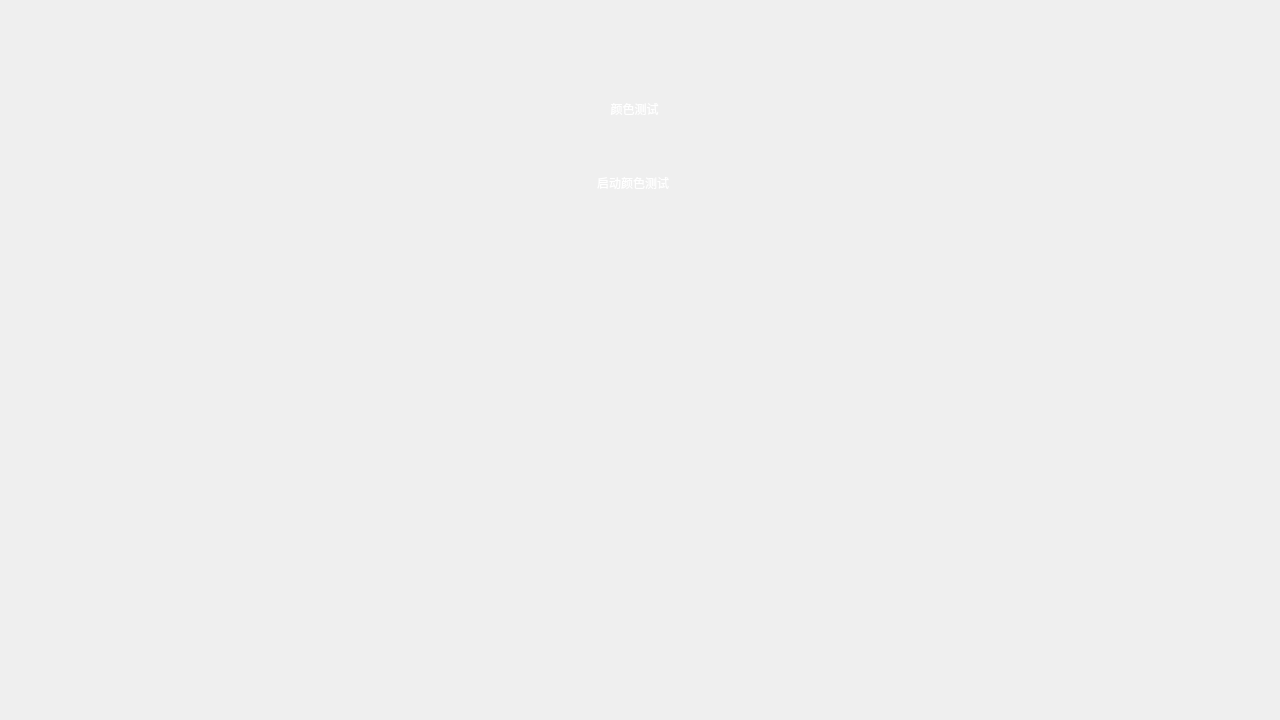
<?xml version="1.0" encoding="UTF-8"?>
<ui version="4.0">
 <class>ColorTest</class>
 <widget class="QWidget" name="ColorTest">
  <property name="geometry">
   <rect>
    <x>0</x>
    <y>0</y>
    <width>1280</width>
    <height>720</height>
   </rect>
  </property>
  <property name="minimumSize">
   <size>
    <width>1280</width>
    <height>720</height>
   </size>
  </property>
  <property name="maximumSize">
   <size>
    <width>1280</width>
    <height>720</height>
   </size>
  </property>
  <property name="windowTitle">
   <string>Form</string>
  </property>
  <property name="styleSheet">
   <string notr="true"/>
  </property>
  <widget class="QLabel" name="label">
   <property name="geometry">
    <rect>
     <x>0</x>
     <y>0</y>
     <width>1280</width>
     <height>720</height>
    </rect>
   </property>
   <property name="styleSheet">
    <string notr="true">background-image: url(:/image/main_menu/background2.png);</string>
   </property>
   <property name="text">
    <string/>
   </property>
  </widget>
  <widget class="QLabel" name="label_11">
   <property name="geometry">
    <rect>
     <x>210</x>
     <y>80</y>
     <width>849</width>
     <height>58</height>
    </rect>
   </property>
   <property name="styleSheet">
    <string notr="true">background:transparent;
color: rgb(255, 255, 255);
background-image: url(:/image/FM/biaoti.png);</string>
   </property>
   <property name="text">
    <string>颜色测试</string>
   </property>
   <property name="alignment">
    <set>Qt::AlignCenter</set>
   </property>
  </widget>
  <widget class="QLabel" name="label_15">
   <property name="geometry">
    <rect>
     <x>1180</x>
     <y>20</y>
     <width>15</width>
     <height>22</height>
    </rect>
   </property>
   <property name="styleSheet">
    <string notr="true">background:transparent;
background-image: url(:/image/main_menu/bt_down.png);</string>
   </property>
   <property name="text">
    <string/>
   </property>
  </widget>
  <widget class="QLabel" name="label_13">
   <property name="geometry">
    <rect>
     <x>1220</x>
     <y>20</y>
     <width>21</width>
     <height>22</height>
    </rect>
   </property>
   <property name="styleSheet">
    <string notr="true">background:transparent;
background-image: url(:/image/main_menu/4g.png);</string>
   </property>
   <property name="text">
    <string/>
   </property>
  </widget>
  <widget class="QPushButton" name="close_Btn">
   <property name="geometry">
    <rect>
     <x>40</x>
     <y>80</y>
     <width>116</width>
     <height>58</height>
    </rect>
   </property>
   <property name="minimumSize">
    <size>
     <width>116</width>
     <height>58</height>
    </size>
   </property>
   <property name="maximumSize">
    <size>
     <width>116</width>
     <height>58</height>
    </size>
   </property>
   <property name="styleSheet">
    <string notr="true">background:transparent;outline:none;border:0px;
background-image: url(:/image/FM/close_btn.png);</string>
   </property>
   <property name="text">
    <string/>
   </property>
  </widget>
  <widget class="QLabel" name="time_dis_lab">
   <property name="geometry">
    <rect>
     <x>0</x>
     <y>0</y>
     <width>211</width>
     <height>61</height>
    </rect>
   </property>
   <property name="font">
    <font>
     <family>Ubuntu Mono</family>
     <pointsize>8</pointsize>
     <weight>75</weight>
     <italic>false</italic>
     <bold>true</bold>
    </font>
   </property>
   <property name="styleSheet">
    <string notr="true">background:transparent;
color: rgb(255, 255, 255);</string>
   </property>
   <property name="text">
    <string/>
   </property>
   <property name="alignment">
    <set>Qt::AlignCenter</set>
   </property>
  </widget>
  <widget class="QLabel" name="label_14">
   <property name="geometry">
    <rect>
     <x>1120</x>
     <y>20</y>
     <width>32</width>
     <height>23</height>
    </rect>
   </property>
   <property name="styleSheet">
    <string notr="true">background:transparent;
background-image: url(:/image/main_menu/WIFI.png);</string>
   </property>
   <property name="text">
    <string/>
   </property>
  </widget>
  <widget class="QLabel" name="label_12">
   <property name="geometry">
    <rect>
     <x>210</x>
     <y>230</y>
     <width>849</width>
     <height>449</height>
    </rect>
   </property>
   <property name="styleSheet">
    <string notr="true">background:transparent;
background-image: url(:/image/ASR/asr1.png);</string>
   </property>
   <property name="text">
    <string/>
   </property>
  </widget>
  <widget class="QPushButton" name="run_Btn">
   <property name="geometry">
    <rect>
     <x>537</x>
     <y>160</y>
     <width>192</width>
     <height>46</height>
    </rect>
   </property>
   <property name="minimumSize">
    <size>
     <width>192</width>
     <height>46</height>
    </size>
   </property>
   <property name="maximumSize">
    <size>
     <width>192</width>
     <height>46</height>
    </size>
   </property>
   <property name="styleSheet">
    <string notr="true">background:transparent;outline:none;border:0px;
color: rgb(255, 255, 255);
background-image: url(:/image/ASR/asr6.png);</string>
   </property>
   <property name="text">
    <string>启动颜色测试</string>
   </property>
  </widget>
 </widget>
 <resources/>
 <connections/>
</ui>
